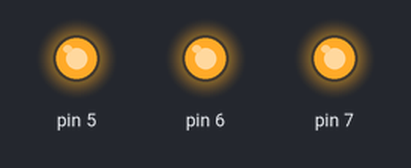
The sketch below on a simulated Arduino Uno, built with avr-gcc and run on an emulated ATmega328P. Shown: output pins drawn as LEDs (lit = HIGH).

Above: at 0.2 s.
At 1.7 s:
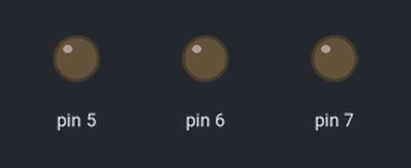
Timing chart, 0 to 3.0 s (numbered marks = the images above):
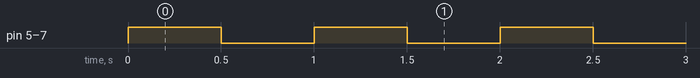

The sketch:

BLINK_LED.ino
```cpp
void setup() {
  pinMode(5,OUTPUT);
  pinMode(6,OUTPUT);
  pinMode(7,OUTPUT);
}

void loop() {
  digitalWrite(5,HIGH);
  digitalWrite(6,HIGH);
  digitalWrite(7,HIGH);
  delay(500);
  digitalWrite(5,LOW);
  digitalWrite(6,LOW);
  digitalWrite(7,LOW);
  delay(500);
}
```

Measured:
- by itself, pin 5–7: alternates HIGH for 0.50 s and LOW for 0.50 s
